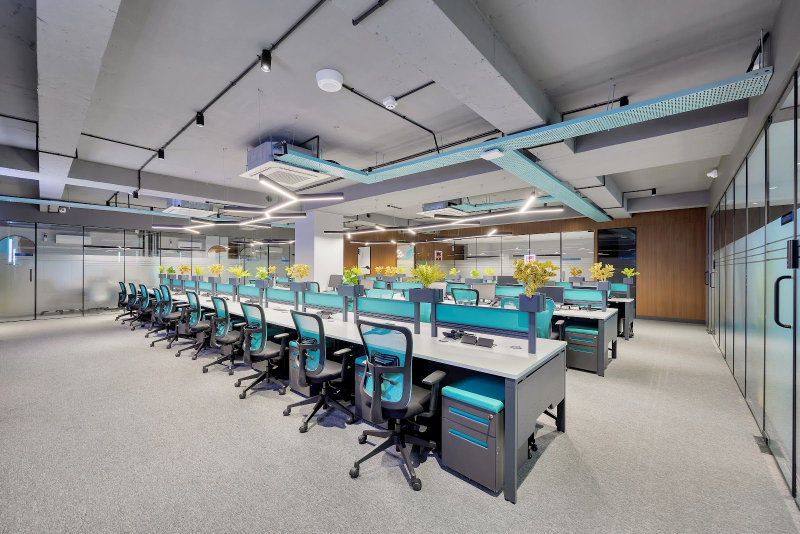
#> input picture moodboards/assets/img/int-benching.jpg, 1600 x 1067 px (shown at 1/2 size)
$ python trace-line-drawing.py ../moodboards/assets/img/int-benching.jpg ../moodboards/assets/img/int-boardroom.jpg
#> lines starting #> are read from the running program, lines starting #| are printed output that depends on the picture
"""
Trace a studio render on white into a technical line drawing.

The systems index on the homepage previews each system on hover as a line drawing, not a
photograph. Each drawing is traced from that system's own render, so it shows the real
product rather than an illustration of one:

1. upsample 2x and smooth with a bilateral filter, which flattens laminate grain and
   screen fabric but keeps the edges between surfaces;
2. Canny with hysteresis, so a faint edge survives only where it joins a strong one
   (the pale top of a desk on a white sweep is faint, a speck of fabric is isolated);
3. drop connected blobs smaller than a short line, then thicken by a pixel and
   downsample, so strokes land at about 1px;
4. write ink (#231F20) on a transparent ground, cropped to the drawing.

    python3 -I scripts/trace-line-drawing.py public/pros/meet-long.jpg public/lines/pros-meeting.png

Re-run when a render changes. Needs opencv-python and numpy.
"""

import sys

import cv2
import numpy as np

INK = (0x23, 0x1F, 0x20)
SCALE = 2
LOW, HIGH = 18, 54  # Canny hysteresis thresholds, on the smoothed 2x image
MIN_BLOB = 60  # px at 2x: anything smaller is texture, not a line
TRIM = 4  # px trimmed off each side: the frame of the render is not an edge
PAD = 12


def trace(src: str, out: str) -> None:
    im = cv2.imread(src, cv2.IMREAD_GRAYSCALE)
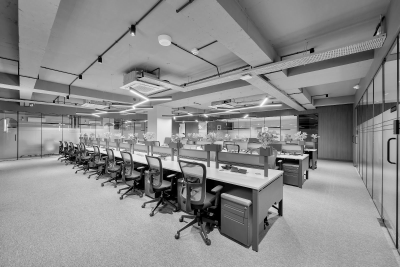
#> im: shape (1067, 1600) (shown at 1/4 size); min 0, max 255, mean 139.8
    if im is None:
        sys.exit(f"cannot read {src}")
    im = im[TRIM:-TRIM, TRIM:-TRIM]
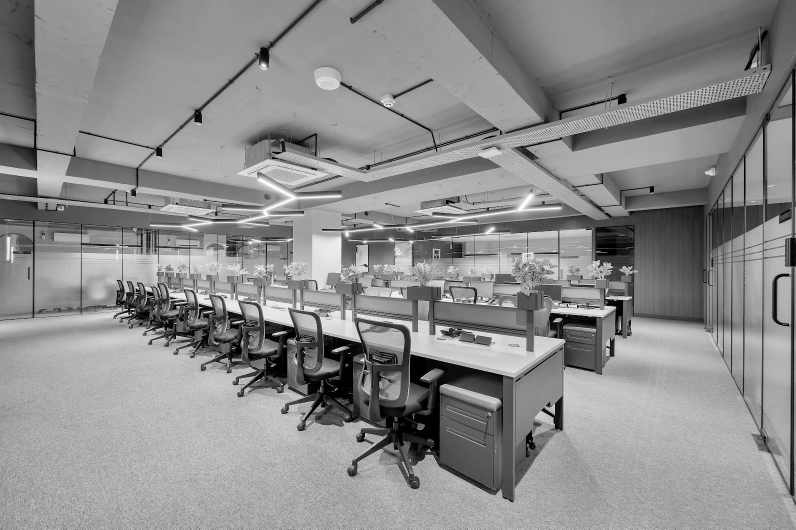
#> im: shape (1059, 1592) (shown at 1/2 size); min 0, max 255, mean 139.8
    big = cv2.resize(im, None, fx=SCALE, fy=SCALE, interpolation=cv2.INTER_CUBIC)
    smooth = cv2.bilateralFilter(big, d=9, sigmaColor=40, sigmaSpace=7)
    edges = cv2.Canny(smooth, LOW, HIGH, L2gradient=True)
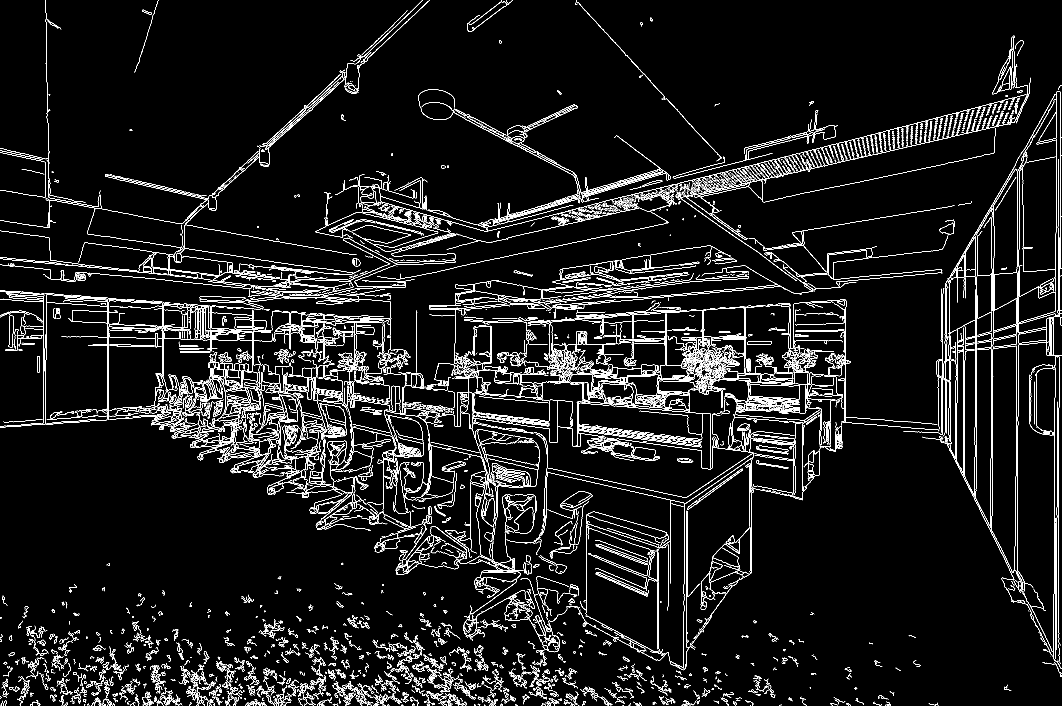
#> edges: shape (2118, 3184) (shown at 1/3 size); 4.5% white in thin lines or dots

    count, labels, stats, _ = cv2.connectedComponentsWithStats(edges, connectivity=8)
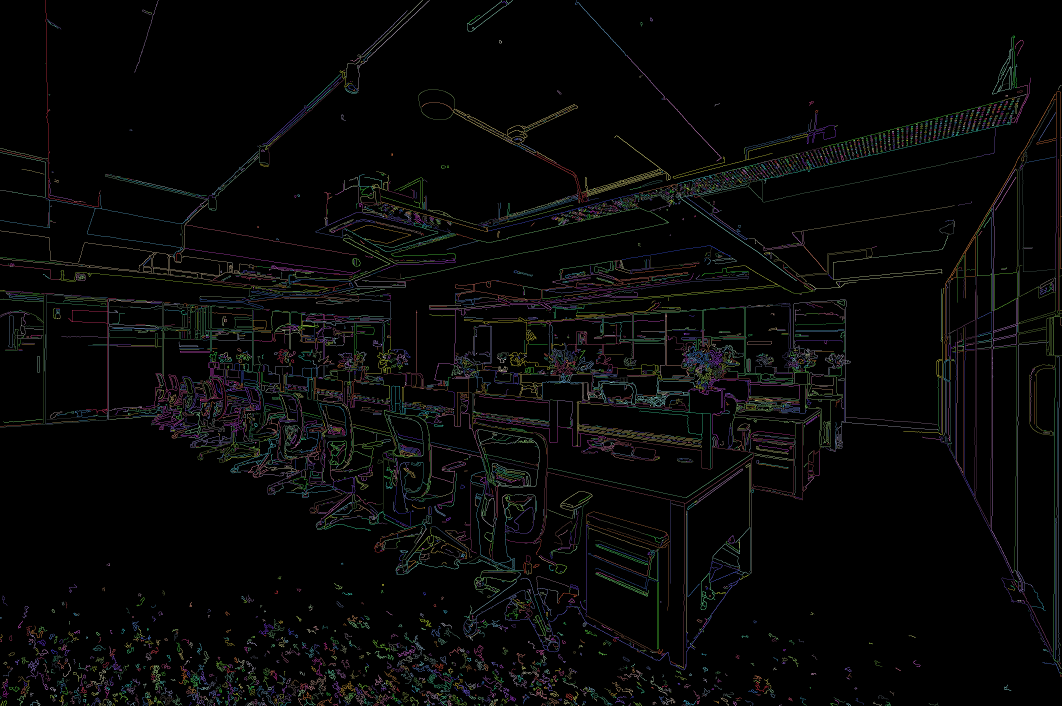
#> labels: shape (2118, 3184) int32 (shown at 1/3 size); 6535 distinct labels, from 0 to 6534; one colour per label, 0 black
#> count = 6535
    keep = np.zeros(count, dtype=bool)
    keep[1:] = stats[1:, cv2.CC_STAT_AREA] >= MIN_BLOB
    edges = np.where(keep[labels], 255, 0).astype(np.uint8)
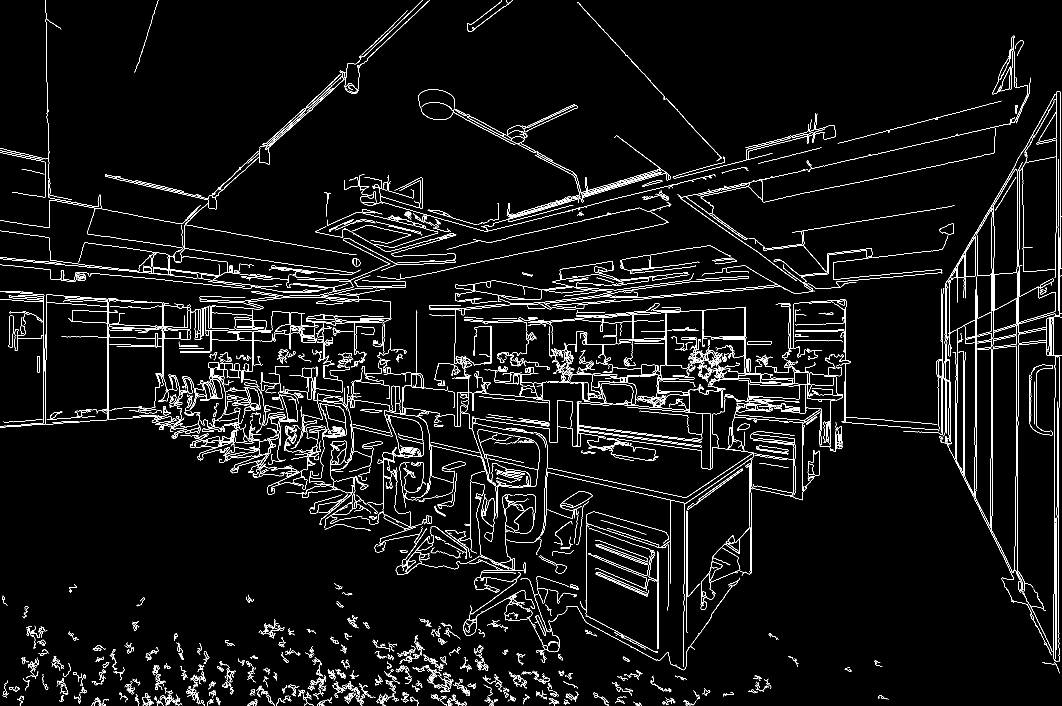
#> edges: shape (2118, 3184) (shown at 1/3 size); 3.3% white in thin lines or dots

    edges = cv2.dilate(edges, np.ones((2, 2), np.uint8))
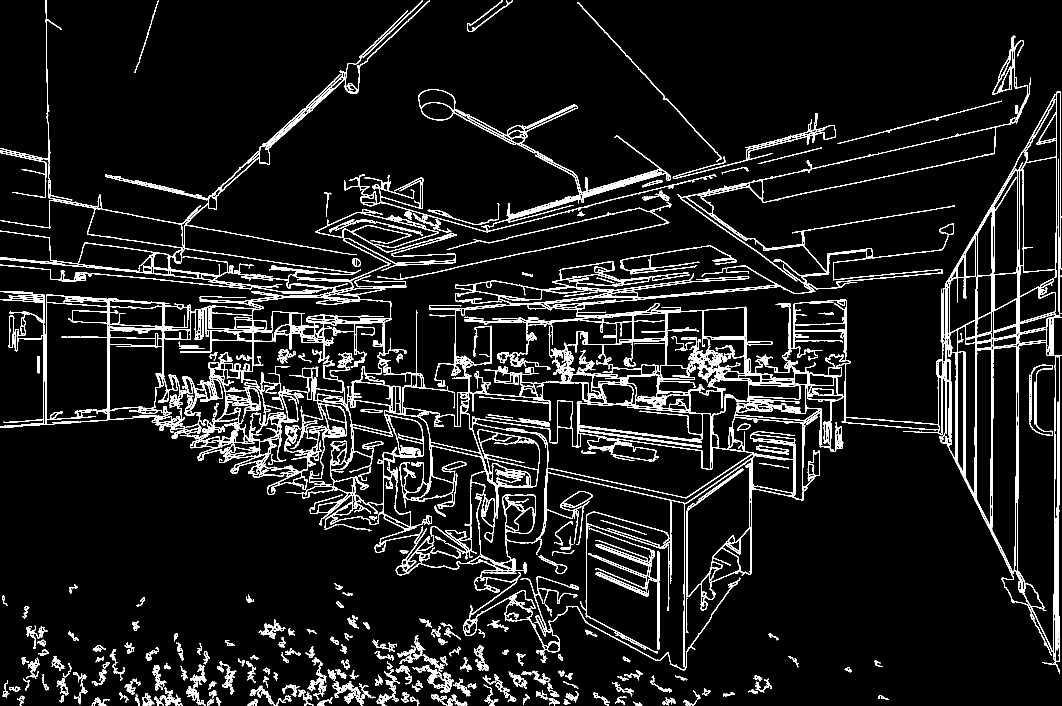
#> edges: shape (2118, 3184) (shown at 1/3 size); 6.9% white in thin lines or dots
    alpha = cv2.resize(edges, (im.shape[1], im.shape[0]), interpolation=cv2.INTER_AREA)
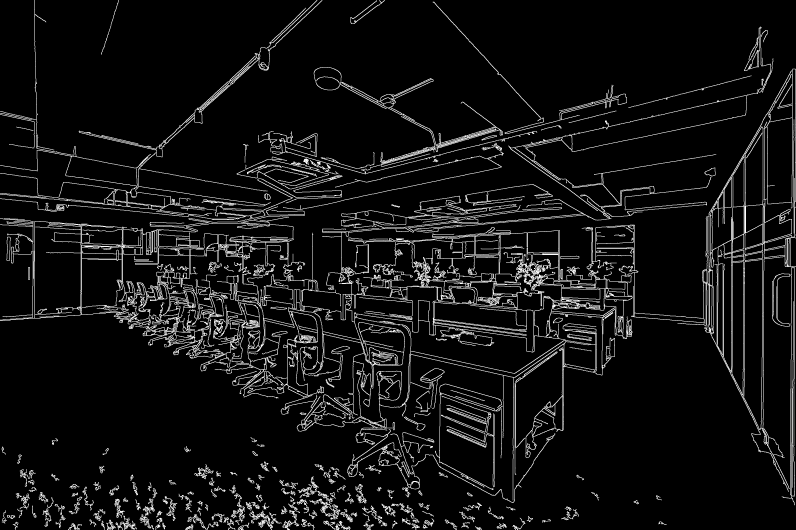
#> alpha: shape (1059, 1592) (shown at 1/2 size); min 0, max 255, mean 17.6

    ys, xs = np.nonzero(alpha)
    if len(xs):
        x0, x1 = max(0, xs.min() - PAD), min(alpha.shape[1], xs.max() + PAD)
#> x0 = 0; x1 = 1592
        y0, y1 = max(0, ys.min() - PAD), min(alpha.shape[0], ys.max() + PAD)
#> y0 = 0; y1 = 1059
        alpha = alpha[y0:y1, x0:x1]

    rgba = np.zeros((*alpha.shape, 4), dtype=np.uint8)
    rgba[..., 0], rgba[..., 1], rgba[..., 2] = INK[2], INK[1], INK[0]  # OpenCV writes BGRA
    rgba[..., 3] = alpha
    cv2.imwrite(out, rgba, [cv2.IMWRITE_PNG_COMPRESSION, 9])


if __name__ == "__main__":
    if len(sys.argv) != 3:
        sys.exit("usage: trace-line-drawing.py <render.jpg> <out.png>")
    trace(sys.argv[1], sys.argv[2])

$ run again, on moodboards/assets/img/int-cabin.jpg
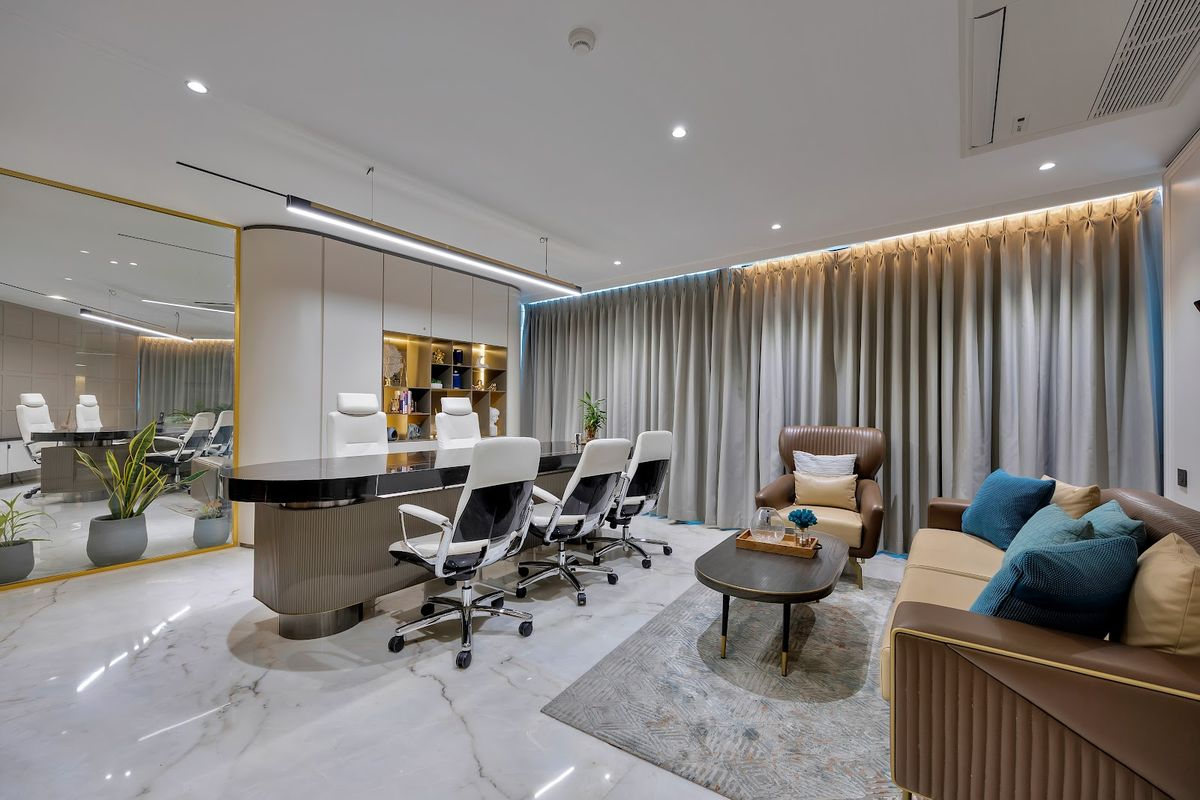
#> input picture moodboards/assets/img/int-cabin.jpg, 1200 x 800 px
#> in trace, `count, labels, stats, _ = cv2.connectedComponentsWithStats(edges, conn..`:
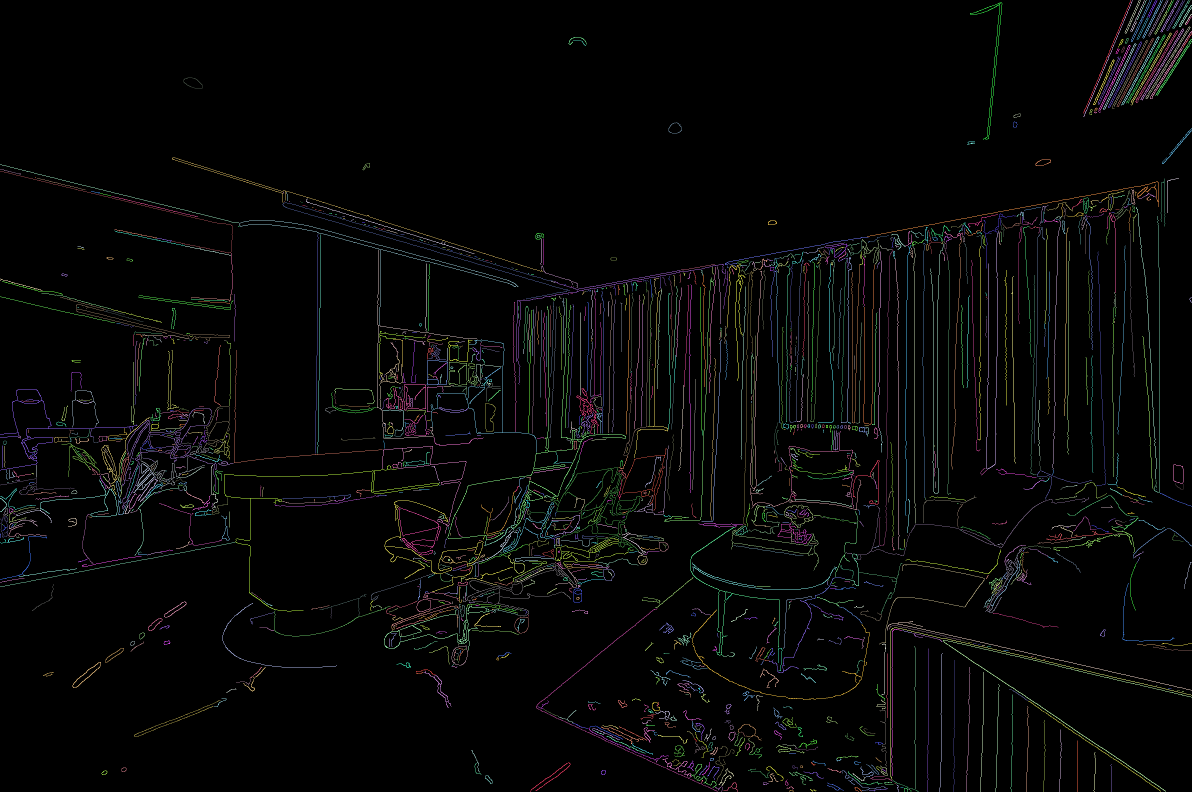
#> labels: shape (1584, 2384) int32 (shown at 1/2 size); 1945 distinct labels, from 0 to 1944; one colour per label, 0 black
#> count = 1945; stats = 1945 rows, first 6: [0, 0, 2384, 1584, 3626889], [2167, 0, 95, 227, 280], [2166, 0, 99, 233, 288], [2249, 0, 32, 67, 170], [2261, 0, 28, 63, 105], [2274, 0, 19, 40, 51]
#> in trace, `alpha = cv2.resize(edges, (im.shape[1], im.shape[0]), interpolation=cv..`:
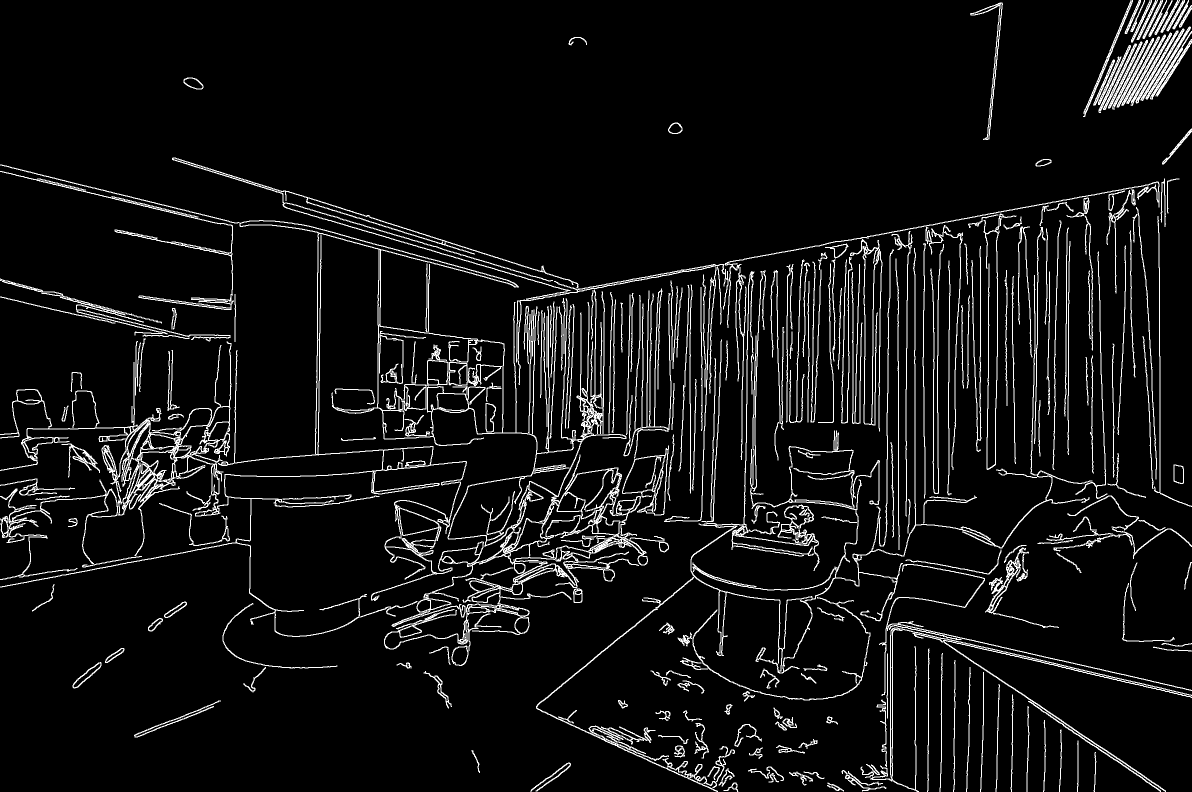
#> alpha: shape (792, 1192); min 0, max 255, mean 17.8
#> x0 = 0; x1 = 1192
#> y0 = 0; y1 = 792

$ run again, on moodboards/assets/img/int-exec.jpg
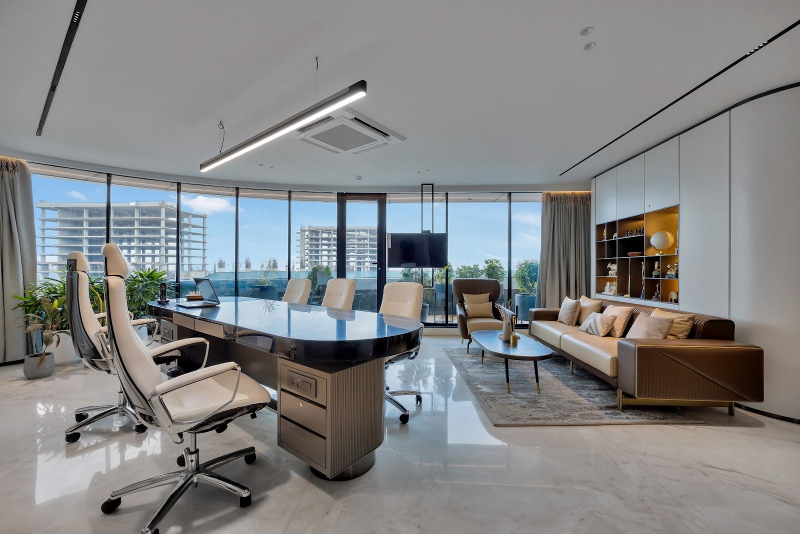
#> input picture moodboards/assets/img/int-exec.jpg, 1600 x 1067 px (shown at 1/2 size)
#> in trace, `count, labels, stats, _ = cv2.connectedComponentsWithStats(edges, conn..`:
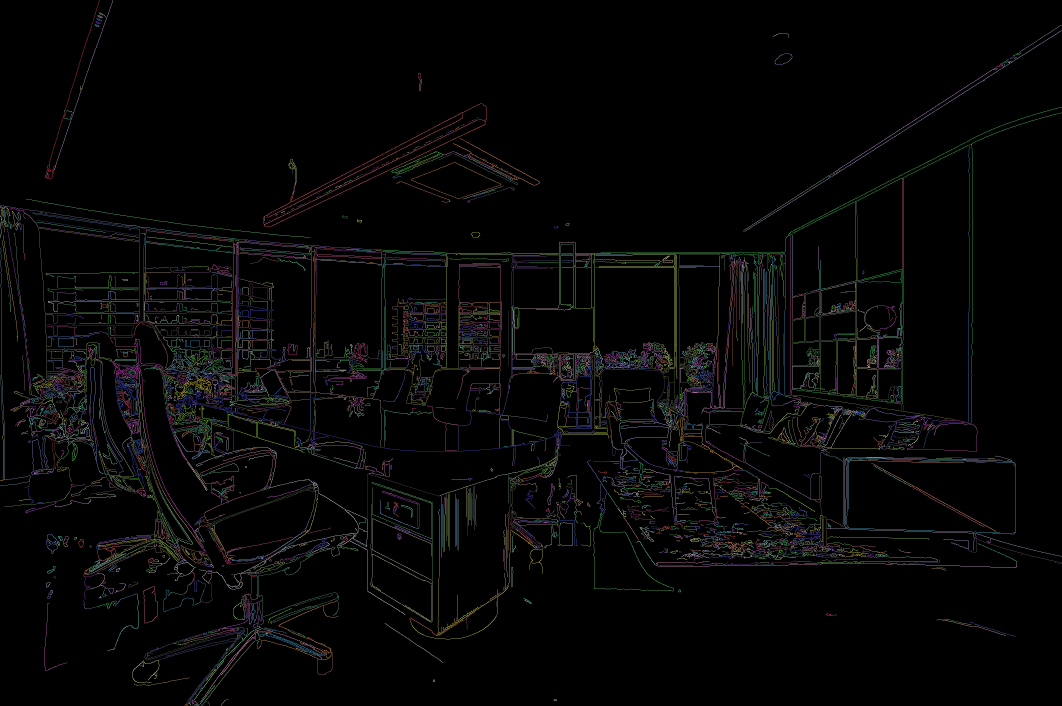
#> labels: shape (2118, 3184) int32 (shown at 1/3 size); 4407 distinct labels, from 0 to 4406; one colour per label, 0 black
#> count = 4407
#> in trace, `alpha = cv2.resize(edges, (im.shape[1], im.shape[0]), interpolation=cv..`:
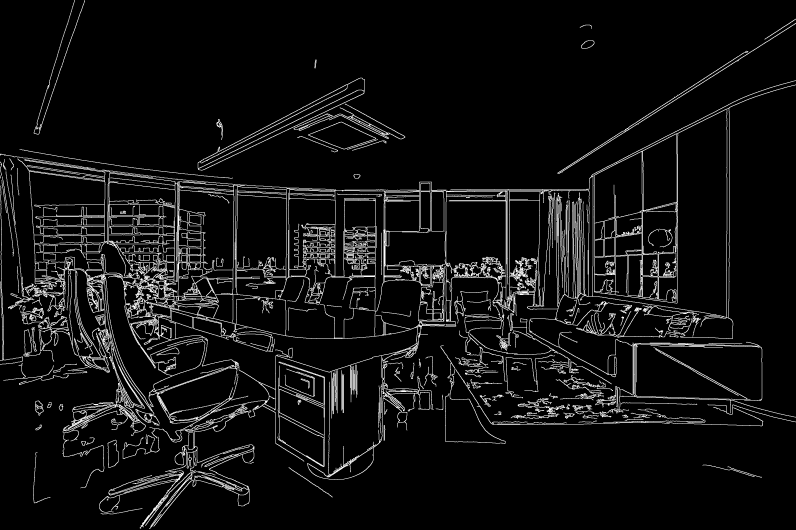
#> alpha: shape (1059, 1592) (shown at 1/2 size); min 0, max 255, mean 16.2
#> x0 = 0; x1 = 1592
#> y0 = 0; y1 = 1059
